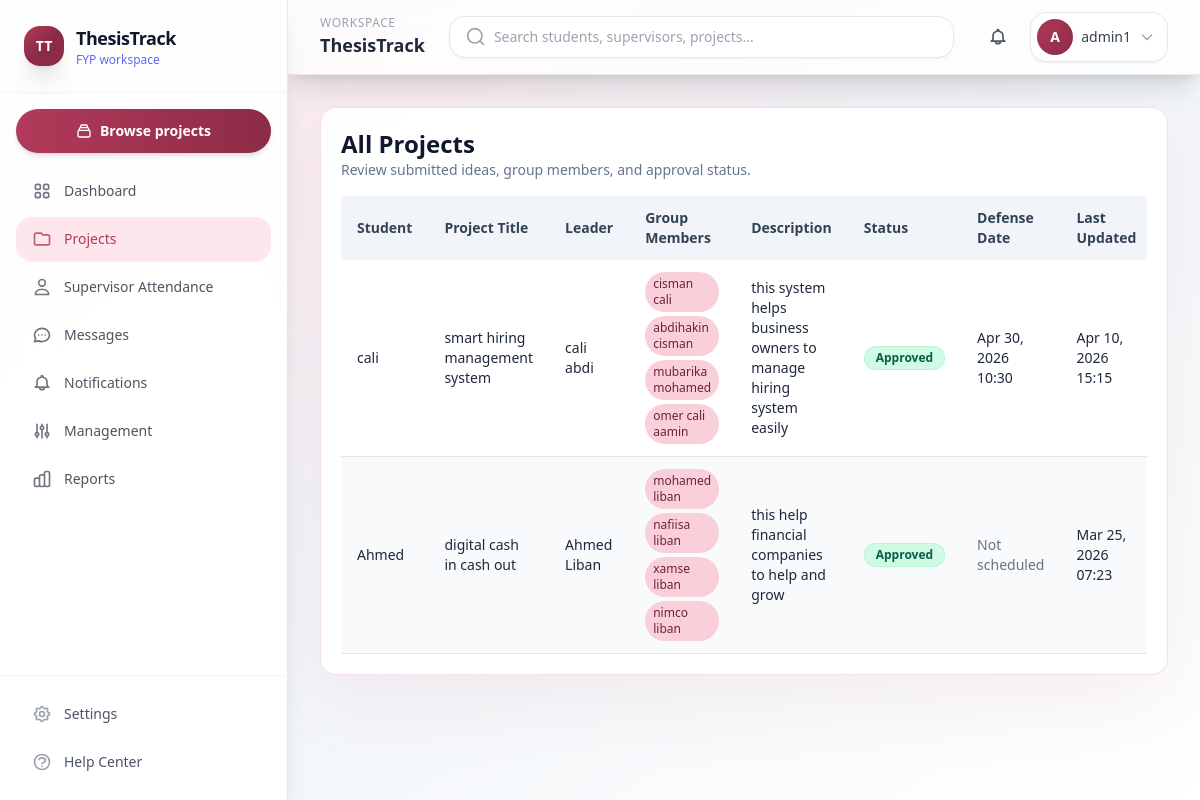
The app's page /projects/admin/projects/ (signed in) with its own data.
### users/models.py (models this page shows, shortened)
class User(AbstractUser):
    class Role(models.TextChoices):
        ADMIN = "ADMIN", "Admin"
        SUPERVISOR = "SUPERVISOR", "Supervisor"
        STUDENT = "STUDENT", "Student"
    role = models.CharField(
        max_length=20,
        choices=Role.choices,
        default=Role.STUDENT,
    )

### projects/models.py (models this page shows, shortened)
class Project(models.Model):
    class Status(models.TextChoices):
        PENDING = "PENDING", "Pending"
        APPROVED = "APPROVED", "Approved"
        REJECTED = "REJECTED", "Rejected"
    student = models.OneToOneField(
        settings.AUTH_USER_MODEL,
        on_delete=models.CASCADE,
        related_name="project",
        limit_choices_to={"role": "STUDENT"},
    )
    project_title = models.CharField(max_length=255, blank=True, default="", help_text="Title of the final year project")
    description = models.TextField(blank=True, default="", help_text="Detailed description of the project")
    leader = models.ForeignKey(
        settings.AUTH_USER_MODEL,
        on_delete=models.CASCADE,
        related_name="led_projects",
        limit_choices_to={"role": "STUDENT"},
        help_text="Project leader (can be different from the submitting student)"
    )
    status = models.CharField(
        max_length=20,
        choices=Status.choices,
        default=Status.PENDING,
    )
    defense_date = models.DateTimeField(null=True, blank=True, help_text="Scheduled date and time for project defense")
    created_at = models.DateTimeField(auto_now_add=True)
    updated_at = models.DateTimeField(auto_now=True)

class GroupMember(models.Model):
    project = models.ForeignKey(Project, on_delete=models.CASCADE, related_name="group_members")
    name = models.CharField(max_length=255, help_text="Full name of the group member")
    email = models.EmailField(blank=True, help_text="Email address of the group member (optional)")
    class Meta:
        unique_together = ['project', 'name']

### projects/views.py (the view)
# urls.py: path("admin/projects/", ProjectListView.as_view(), name="project-list"),
class ProjectListView(AdminRequiredMixin, ListView):
    template_name = "projects/project_list.html"
    context_object_name = "projects"
    def get_queryset(self):
        return Project.objects.select_related("student", "leader").prefetch_related("group_members").order_by("-updated_at")

### users/context_processors.py (called while the page is built)
def unread_notification_count(request):
    user = getattr(request, "user", None)
    if not user or not user.is_authenticated:
        return {"unread_notification_count": 0}
    from projects.models import Notification
    return {
        "unread_notification_count": Notification.objects.filter(user=user, is_read=False).count()
        if user.role in {User.Role.ADMIN, User.Role.SUPERVISOR, User.Role.STUDENT}
        else 0
    }

def unread_notification_preview(request):
    user = getattr(request, "user", None)
    if not user or not user.is_authenticated:
        return {"unread_notifications_nav": []}
    unread_qs = Notification.objects.filter(user=user, is_read=False).order_by("-created_at")[:5]
    return {"unread_notifications_nav": unread_qs}

### users/mixins.py (called while the page is built)
    def test_func(self):
        return self.request.user.role in self.allowed_roles or self.request.user.is_superuser

### templates/projects/project_list.html (shortened to what this page needs)
{% extends "base.html" %}
{% block content %}
<div class="rounded-2xl bg-white/95 p-5 soft-card">
    <div class="mb-4 flex flex-col gap-2 sm:flex-row sm:items-end sm:justify-between">
        <div>
            <h2 class="text-2xl font-bold text-slate-900">All Projects</h2>
            <p class="text-sm text-slate-500">Review submitted ideas, group members, and approval status.</p>
        </div>
    </div>
    <div class="overflow-x-auto">
        <table class="min-w-full text-sm">
            <thead class="bg-slate-100 text-slate-700">
                <tr>
                    <th class="px-4 py-3 text-left">Student</th>
                    <th class="px-4 py-3 text-left">Project Title</th>
                    <th class="px-4 py-3 text-left">Leader</th>
                    <th class="px-4 py-3 text-left">Group Members</th>
                    <th class="px-4 py-3 text-left">Description</th>
                    <th class="px-4 py-3 text-left">Status</th>
                    <th class="px-4 py-3 text-left">Defense Date</th>
                    <th class="px-4 py-3 text-left">Last Updated</th>
                </tr>
            </thead>
            <tbody>
                {% for project in projects %}
                    <tr class="border-b odd:bg-white even:bg-slate-50 hover:bg-indigo-50">
                        <td class="px-4 py-3">{{ project.student.username }}</td>
                        <td class="px-4 py-3 font-medium">{{ project.project_title }}</td>
                        <td class="px-4 py-3">{{ project.leader.get_full_name|default:project.leader.username }}</td>
                        <td class="px-4 py-3">
                            {% if project.group_members.all %}
                                <div class="flex flex-wrap gap-1">
                                    {% for member in project.group_members.all %}
                                        <span class="inline-flex items-center px-2 py-1 rounded-full text-xs bg-indigo-100 text-indigo-800">
                                            {{ member.name }}
                                        </span>
                                    {% endfor %}
                                </div>
                            {% else %}
                                <span class="text-gray-500">No group members</span>
                            {% endif %}
                        </td>
                        <td class="px-4 py-3">{{ project.description|truncatechars:80 }}</td>
                        <td class="px-4 py-3">{% include "components/badge.html" with status=project.status only %}</td>
                        <td class="px-4 py-3">
                            {% if project.defense_date %}
                                {{ project.defense_date|date:"M d, Y H:i" }}
                            {% else %}
                                <span class="text-gray-500">Not scheduled</span>
                            {% endif %}
                        </td>
                        <td class="px-4 py-3">{{ project.updated_at|date:"M d, Y H:i" }}</td>
                    </tr>
                {% empty %}
                    <tr><td colspan="9" class="px-4 py-8 text-center text-slate-500">No projects available.</td></tr>
                {% endfor %}
            </tbody>
        </table>
    </div>
</div>
{% endblock %}

### templates/partials/navbar.html (shortened to what this page needs)
<header class="sticky top-0 z-30 border-b border-gray-200/80 bg-white/80 shadow-xl backdrop-blur-md">
    <div class="flex flex-col gap-3 px-4 py-3 sm:flex-row sm:items-center sm:justify-between sm:gap-4 lg:px-8">
        <div class="flex items-center gap-3">
            <div class="hidden sm:block">
                <p class="text-xs font-medium uppercase tracking-wider text-gray-400">Workspace</p>
                <h1 class="text-lg font-semibold text-gray-800">ThesisTrack</h1>
            </div>
        </div>
        <div class="w-full flex-1 sm:max-w-xl sm:px-2 lg:max-w-2xl">
            <div
                id="navbarSearchRoot"
                data-search-url="{% url 'projects:search' %}"
                data-search-ajax-url="{% url 'projects:search-ajax' %}"
                class="w-full"
            >
                <form method="get" action="{% url 'projects:search' %}" class="w-full">
                    <div class="relative">
                        <div class="flex items-center gap-2 rounded-2xl border border-gray-200 bg-white px-4 py-2.5 shadow-sm transition-all duration-200 focus-within:border-indigo-300 focus-within:ring-2 focus-within:ring-indigo-500/20">
                            <svg class="h-5 w-5 shrink-0 text-gray-400" fill="none" stroke="currentColor" viewBox="0 0 24 24">
                                <path stroke-linecap="round" stroke-linejoin="round" stroke-width="2" d="M21 21l-4.35-4.35m0 0A7.5 7.5 0 104.5 4.5a7.5 7.5 0 0012.15 12.15z"></path>
                            </svg>
                            <input
                                id="navbarSearchInput"
                                type="text"
                                name="q"
                                placeholder="Search students, supervisors, projects..."
                                autocomplete="off"
                                spellcheck="false"
                                class="w-full bg-transparent text-sm text-gray-600 outline-none placeholder:text-gray-400"
                                value="{{ request.GET.q|default_if_none:'' }}"
                            />
                        </div>
                    </div>
                </form>
            </div>
        </div>
        <div class="flex items-center justify-end gap-2 sm:gap-3">
            <div class="relative">
                <button
                    id="notifToggle"
                    type="button"
                    aria-haspopup="menu"
                    aria-expanded="false"
                    aria-controls="notifMenu"
                    class="relative rounded-2xl p-2.5 text-gray-600 transition-all duration-200 hover:bg-gray-100 hover:shadow-md"
                    onclick="toggleNotificationsMenu()"
                >
                </button>
            </div>
            <div class="relative">
                <button
                    type="button"
                    id="userMenuToggle"
                    onclick="toggleUserMenu()"
                    class="flex items-center gap-2 rounded-2xl border border-gray-200 bg-white py-1.5 pl-1.5 pr-3 shadow-sm transition-all duration-200 hover:border-indigo-200 hover:shadow-md"
                    aria-expanded="false"
                    aria-controls="userMenu"
                >
                    <span class="flex h-9 w-9 items-center justify-center rounded-full bg-gradient-to-br from-indigo-500 to-purple-600 text-sm font-bold text-white shadow-inner">
                        {{ user.username|slice:":1"|upper }}
                    </span>
                    <span class="hidden max-w-[7rem] truncate text-left text-sm font-medium text-gray-700 sm:block">{{ user.username }}</span>
                    <svg class="hidden h-4 w-4 text-gray-400 sm:block" fill="none" stroke="currentColor" viewBox="0 0 24 24"><path stroke-linecap="round" stroke-linejoin="round" stroke-width="2" d="M19 9l-7 7-7-7"/></svg>
                </button>
            </div>
        </div>
    </div>
</header>

### templates/components/badge.html
{% if status == "PENDING" %}
<span class="inline-flex items-center rounded-full bg-amber-100 px-3 py-1 text-xs font-semibold text-amber-800 ring-1 ring-inset ring-amber-200/60">Pending</span>
{% elif status == "APPROVED" %}
<span class="inline-flex items-center rounded-full bg-emerald-100 px-3 py-1 text-xs font-semibold text-emerald-800 ring-1 ring-inset ring-emerald-200/60">Approved</span>
{% elif status == "REVIEWED" %}
<span class="inline-flex items-center rounded-full bg-indigo-100 px-3 py-1 text-xs font-semibold text-indigo-800 ring-1 ring-inset ring-indigo-200/60">Reviewed</span>
{% elif status == "REJECTED" %}
<span class="inline-flex items-center rounded-full bg-rose-100 px-3 py-1 text-xs font-semibold text-rose-800 ring-1 ring-inset ring-rose-200/60">Rejected</span>
{% else %}
<span class="inline-flex items-center rounded-full bg-rose-100 px-3 py-1 text-xs font-semibold text-rose-800 ring-1 ring-inset ring-rose-200/60">{{ status|default:"Unknown" }}</span>
{% endif %}

### templates/base.html (style rules this page uses)
:root { --brand-50: #fde7ec; --brand-100: #f9d0da; --brand-200: #f4b0c3; --brand-300: #ee89a6; --brand-400: #e85f8b; --brand-500: #B23A5B; --brand-600: #8c2b45; --brand-700: #6d2138; --brand-800: #4c1628; --brand-900: #33101d; }
body { background: linear-gradient(135deg, var(--brand-50) 0%, #ffffff 45%, var(--brand-50) 100%); }
.soft-card { background: rgba(255, 255, 255, 0.95); border: 1px solid rgba(178, 58, 91, 0.15); box-shadow: 0 24px 80px rgba(178, 58, 91, 0.08); border-radius: 1.5rem; }
.text-indigo-800 { color: var(--brand-700) !important; }
.bg-indigo-100 { background-color: var(--brand-100) !important; }
[class*="from-indigo-500"] { --tw-gradient-from: var(--brand-500) !important; }
[class*="to-purple-600"] { --tw-gradient-to: var(--brand-600) !important; }

### records on screen
User: username "A", username "admin1"
Project: student.username "cali", project_title "smart hiring management system", leader.get_full_name "cali abdi", description "this system helps business owners to manage hiring system easily", status "Approved", defense_date "Apr 30, 2026 10:30", updated_at "Apr 10, 2026 15:15"
GroupMember: name "cisman cali"
GroupMember: name "abdihakin cisman"
GroupMember: name "mubarika mohamed"
GroupMember: name "omer cali aamin"
Project: student.username "Ahmed", project_title "digital cash in cash out", leader.get_full_name "Ahmed Liban", description "this help financial companies to help and grow", status "Approved", shows "Not scheduled", updated_at "Mar 25, 2026 07:23"
GroupMember: name "mohamed liban"
GroupMember: name "nafiisa liban"
GroupMember: name "xamse liban"
GroupMember: name "nimco liban"
